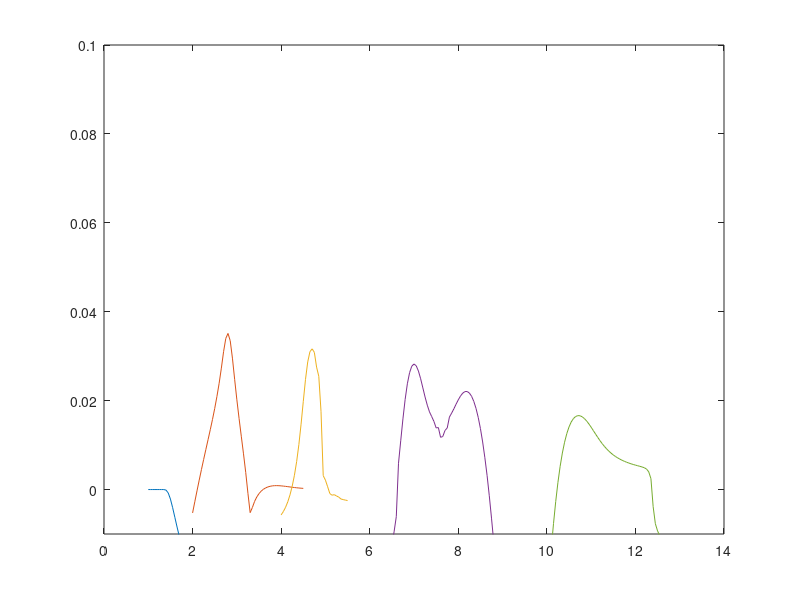

Here is the MATLAB script that generated this plot: (Note: this script raises an error after producing the figure.)
clear
clc

gama1=[2.9495802239435023*10^-15, 1.6102580732648646*10^-11, 1.0149116074258943*10^-15, 2.464070784148942*10^-21, -3.8378413401653824*10^-18, -1.6671185298627402*10^-12, -1.1550760156372266*10^-8, -3.8408638693188444*10^-6, -0.00011977670689371771, -0.0007600156830134592, -0.0021440143092473283, -0.004078243990458325, -0.006257789230242075, -0.008443836311110897, -0.010507266190018282, -0.012414534228582302, -0.014168386758325033, -0.015790911940994013, -0.01730699957389578, -0.01873919196881382, -0.020106367933996613];
x1=1:0.05:2;

gama2=[-0.00526394913717914, -0.0027575876327556904, -0.00028894247075183095, 0.0021275214976060643, 0.004481142602972527, 0.006774131279344771, 0.009017256048209696, 0.011236300486066416, 0.013471739704319, 0.015781901893360248, 0.018247540325757296, 0.020947146051428556, 0.023912239642974665, 0.027314889401429527, 0.031014116552306063, 0.03399823256901395, 0.03511879651120389, 0.033477926487262714, 0.029560103256401665, 0.024787925870560338, 0.020192495140004717, 0.01597971461529976, 0.01199278220795973, 0.008031106250262524, 0.0038613343772252763, -0.0008496673049415613, -0.005190799576644158, -0.004051136104605168, -0.0026752979250211644, -0.001662574854743557, -0.0009113243214238524, -0.0003496042132052624, 0.00006794495926557227, 0.00037271300428918445, 0.0005892698951218411, 0.0007265171096503261, 0.0008273365918595414, 0.0008725347778188905, 0.0008820913921506309, 0.0008649434009064321, 0.00082801671940455, 0.0007768091653266865, 0.0007162132731868748, 0.0006506125855628924, 0.0005836236180793158, 0.0005124606110529747, 0.0004561523943717948, 0.00039906871963181793, 0.00034779295018222834, 0.00030298516490129236, 0.0002648699081767077];
x2=2:0.05:4.5;

gama3=[-0.005692437134750748, -0.004951462312223818, -0.00398849550499629, -0.0027518730926300314, -0.0011897302853416335, 0.0007687196461470695, 0.003221150640522595, 0.006292035200196562, 0.010108220339278174, 0.014705778320387098, 0.01983068266844963, 0.024789534895722994, 0.028704499590263763, 0.031017767577582744, 0.031653511716712324, 0.030851943885746337, 0.027547244217593483, 0.025478534964036563, 0.017613583784778536, 0.003128380829338299, 0.0021148914931941962, 0.0006243241563306441, -0.0009109056566200082, -0.0012770210544224756, -0.0011496860746814115, -0.00144625303614759, -0.001692798688251914, -0.00212352768258603, -0.002257231206541268, -0.002373216326540081, -0.0024751793236376437];
x3=4.0:0.05:5.5;

gama4=[-0.026066059176039325, -0.022865455204936994, -0.021938940130423478, -0.02086689846082473, -0.019625379719543576, -0.01929371967286024, -0.02036065263025825, -0.018808538362128518, -0.017002054655106964, -0.01489189002135344, -0.012419632807011104, -0.00951575805503833, -0.00610379009548975, 0.005920636420082468, 0.010960725128234258, 0.015894726722471685, 0.020278691303663707, 0.023792129632232636, 0.02629080866050703, 0.027757477620732534, 0.028243233119906536, 0.027839233100791495, 0.026658560954067146, 0.0249207940305411, 0.02286900297759185, 0.02081025333847879, 0.0189808522806358, 0.017465965457740335, 0.01640502461918861, 0.015315809663541808, 0.013860837298698659, 0.013948416085601012, 0.011749798495221538, 0.011935618830302357, 0.013295691567853565, 0.013849610037711551, 0.016309756487515904, 0.01719214876582766, 0.018162015185927007, 0.019197665519654655, 0.02018575487841367, 0.021040879445429938, 0.021683357112436727, 0.022033760928910906, 0.022057591305126998, 0.02171347204833031, 0.020985977537561585, 0.019842005960865012, 0.01826436753392322, 0.01623172879683952, 0.013720415279761748, 0.010705248382465882, 0.007163534563651905, 0.003191610329705166, -0.0013973631615294764, -0.006429272502203692, -0.011751178522218885, -0.017149278140546658, -0.02240995892905159, -0.02738318883656226, -0.03200200154541637];
x4=6.0:0.05:9.0;

gama5=[-0.02441132415273916, -0.01890373902981349, -0.013182539901515796, -0.007668953669055974, -0.0026910446516069564, 0.0016097070755224378, 0.005227517155269754, 0.008216299099395877, 0.010645088809302355, 0.012580047844619078, 0.014079259994384544, 0.015197724220154729, 0.0159678292804952, 0.016434384745125555, 0.016632408233441046, 0.016595451822583214, 0.016354675470292183, 0.01594320973093396, 0.015394307644883842, 0.014747134870971764, 0.014024130340366224, 0.013254329553518622, 0.012481421413302768, 0.01172347492329209, 0.011000628980633503, 0.010324689558714744, 0.00970420613638778, 0.00914208934391306, 0.008638107897449575, 0.008187820834832866, 0.007787249301889831, 0.00743120767999433, 0.007114462312755661, 0.006832078501397667, 0.006579569456551919, 0.006353126381177533, 0.006148819557410936, 0.005963755928739905, 0.005795094486188414, 0.0056401111702976785, 0.0054959472566526715, 0.005359114097446933, 0.0052243983572820875, 0.00508188921486642, 0.004906775969570323, 0.004621096339564037, 0.003990991325388104, 0.0024571142858956585, -0.003845973605795085, -0.007691255134011102, -0.009314709125459501, -0.01037973101956107, -0.0111639577128581, -0.011778561018225452, -0.012281339847472329, -0.012702990901640027, -0.013065016960444101, -0.013381155640926339, -0.013660989329338184, -0.013911444451934304, -0.0141376829279384];
x5=10:0.05:13;

% gama6=[-0.009546404828157629, -0.00875997285595628, -0.007909161536941533, -0.0069880293549001325, -0.005990075662290552, -0.004907930604030235, -0.0037330622675239705, -0.0024558723308162876, -0.0010654630153897468, 0.00045067373959878436, 0.0021069436720248295, 0.003918934132060111, 0.0059074550437114605, 0.00809372793120583, 0.010501146543527823, 0.013157167811253458, 0.016094638541405654, 0.01934339278306025, 0.022929155692265557, 0.02686552611437786, 0.03114434054511113, 0.035720905249252026, 0.04049940402856989, 0.045327542942379305, 0.050007199464158686, 0.05433928309926731, 0.05814178138617575, 0.06128517475233274, 0.0636961619030212, 0.06535254180115974, 0.06627609288011792, 0.06652905332688938, 0.06621544693538932, 0.06548367177140468, 0.06452252911836782, 0.06353992109231653, 0.06272101928418905, 0.06217893649762048, 0.061926043688879474, 0.06187675075361088, 0.06188311619420259, 0.06177645594139545, 0.061400637114911116, 0.06062881939656508, 0.05936612571446041, 0.05754868519369958, 0.05513092756467043, 0.052106285940534, 0.04849808024338814, 0.04435603191459964, 0.03977141799043856, 0.03485820719856715, 0.029766210382205175, 0.024644599945731666, 0.01962299805285996, 0.014796779796263974, 0.010221752163679126, 0.0059230057588501904, 0.0019032078015064741, -0.0018491047842168489, -0.005352518388111568, -0.008628624433503576, -0.011698663354580698, -0.014580860612073112, -0.017299739244299096, -0.01986982139583248, -0.022306139212827314, -0.024621977725747826, -0.026829151474335247, -0.028938102653582803, -0.030958042196195933, -0.032897083398038096, -0.03476236435818726, -0.036560259871589645, -0.03829627037009365, -0.03997539011486634, -0.04160241163398961, -0.04317978142012771, -0.04471443636644285, -0.046207935047578926, -0.047663073568829005, -0.04908255378753846, -0.05046875204209962, -0.05182381815418008, -0.0531497167634157, -0.05444824379556819, -0.055721056612556094, -0.05696970023160227, -0.05819548770678335, -0.05939986609636461, -0.060584044477452866, -0.06174780785538776, -0.06289477304793463, -0.06402463523251226, -0.06513825696497579, -0.06623653046928737, -0.06732021922265502, -0.06839000201918635, -0.06944655598855777, -0.07049052447808123, -0.07152252046093743];
% x6=6:0.03:9.0;
% 
% gama7=[-0.013815438592909951, -0.01169600093264224, -0.009302823180174571, -0.006588669713695185, -0.0034941597077310575, 0.00005192158333312847, 0.004134211095057021, 0.008849253577889907, 0.014290146223928013, 0.020538136167898596, 0.02757122045448578, 0.03517990525402612, 0.04289259576959412, 0.050050281454845996, 0.05602973857483666, 0.06041905351386197, 0.0630783714228006, 0.06405325191194526, 0.06352492157515985, 0.061850808085101815, 0.0595868163726305, 0.057419114097246864, 0.058267482242727334, 0.05917850727951179, 0.0560063197483732, 0.056717551592602854, 0.057598167744523095, 0.05797227093910531, 0.057466521104064514, 0.05583809987577955, 0.05294517272871844, 0.04872992720245971, 0.043202868457679386, 0.036496427737649925, 0.02888741195222, 0.020792188226307236, 0.012673507601588266, 0.004905559615264473, -0.0022996841670284486, -0.008877591144281346, -0.014840094764356394, -0.020265437026979336, -0.025215059625675076, -0.02975592068829452, -0.03394683063926212, -0.037837791427195414, -0.04147068837807903, -0.044880694056282935, -0.048091314369039115, -0.05113666980685377, -0.05403274143816241];
% x7=7.5:0.05:10;
% 
% gama8=[-0.025346784736271458, -0.021848495217608982, -0.017673291923925735, -0.012631630519277924, -0.0064949476954765505, 0.001016713971308467, 0.01017020709775132, 0.02101668928350522, 0.032834782438036676, 0.043950209919251526, 0.05259244580941488, 0.05783587577305463, 0.059592474102722316, 0.05825998625463763, 0.05129631872106628, 0.04893187763970486, 0.048715357590322673, 0.05016143037914452, 0.05233233918849468, 0.053895240087657406, 0.053176853195881474, 0.052853013604319744, 0.05191166846023527, 0.049981992535273495, 0.04571428724383642, 0.039000116939947975, 0.02994596907129403, 0.01894153469877841, 0.006865569970467093, -0.0051743546794450175, -0.016334105534816186, -0.026263609067409134];
% x8=9:0.08:11.5;
% 
% gama9=[-0.02420070435862065, -0.02035287957980386, -0.016028835772968715, -0.011184472755702024, -0.005773101374638793, 0.00022183602535017264, 0.006754146112856281, 0.013684868871015428, 0.02076686962469559, 0.02765132919441238, 0.03405776923632909, 0.03969830289334404, 0.044402376391113975, 0.04808637517637964, 0.0507285900130321, 0.05234942365862182, 0.05218194265216599, 0.05002139749849672, 0.047559190820807146, 0.0451425993807678, 0.04280675994357784, 0.0408186366229004, 0.03919687422845031, 0.03800595690216791, 0.03723750654804964, 0.03686999262301056, 0.036879697522511745, 0.037242124993846326, 0.037926707888090765, 0.03888795706883624, -8.319419030363717*10^-15, 3.262664413319699*10^-17, -4.1189335610660684*10^-17, -4.157872567780533*10^-28, -1.3462047009518804*10^-29, -1.8156034636480132*10^-30, -2.379023199133115*10^-41, -1.154458398640669*10^-42, -7.267505270851978*10^-44, -1.3325554400588482*10^-54, -6.513016897958053*10^-56];
% x9=11:0.05:13;
%更大倍频的地方几乎全是0
figure
plot(x1,gama1,x2,gama2,x3,gama3,x4,gama4,x5,gama5)
axis([0 14 -0.01 0.1])
title("\theta=89 degree",FontSize=20);
xlabel("k\lambda_e",FontSize=20);
ylabel("\gamma",FontSize=20);